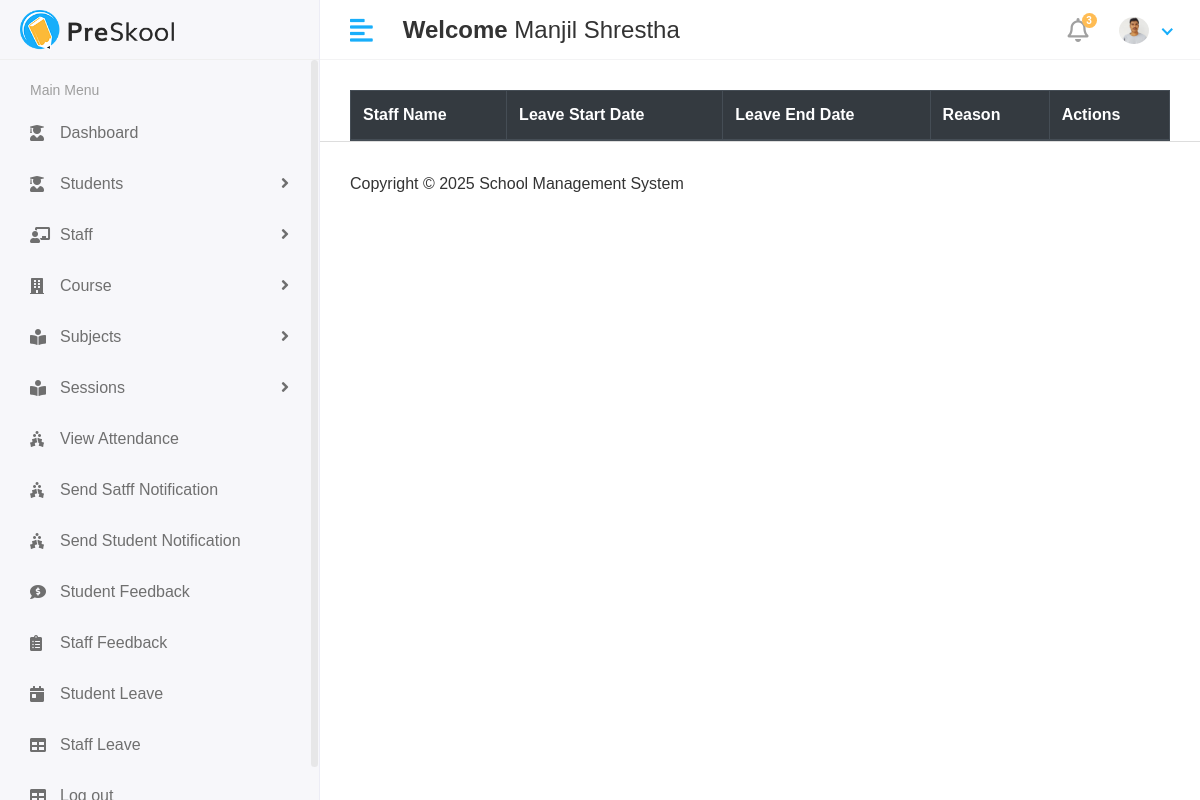
/Hod/Staff/leave_view (signed in), run on an earlier commit of the app's database.
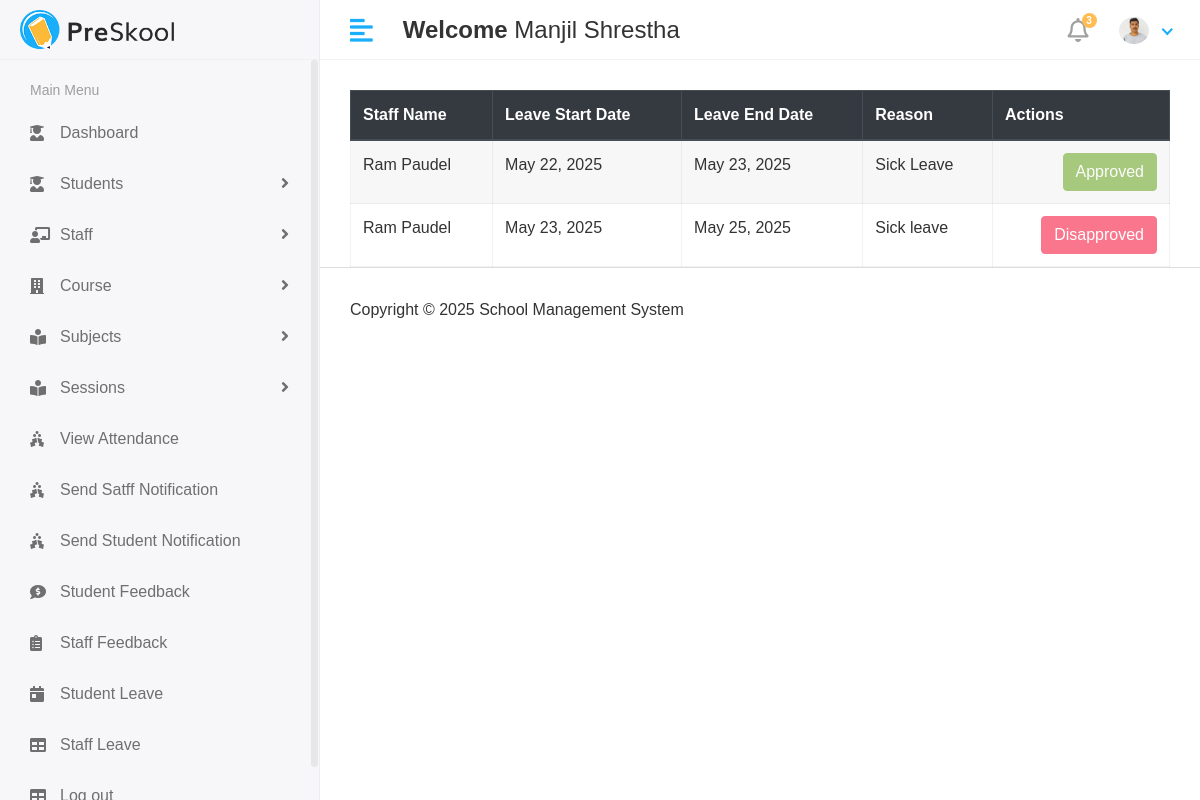
And on a later commit of the database.
### app/models.py (models this page shows, shortened)
class CustomUser(AbstractUser):
   USER= (
      (1,'hod'),
      (2,'staff'),
      (3,'student'),
    )
   user_type=models.CharField(choices=USER,max_length=50,default=1)
   profile_pic = models.ImageField(upload_to='media/profile_pics')

class staff_leave(models.Model):
    staff_id = models.ForeignKey(staff, on_delete=models.CASCADE)
    leave_start_date = models.DateField()
    leave_end_date = models.DateField()
    leave_message = models.TextField()
    leave_status = models.IntegerField(null=True,default=0)
    created_at = models.DateField(auto_now_add=True)
    updated_at = models.DateField(auto_now=True)

class staff(models.Model):
    admin = models.OneToOneField(CustomUser, on_delete=models.DO_NOTHING)
    address = models.TextField()
    gender = models.CharField(max_length=10)
    phone_number = models.TextField()
    created_at = models.DateField(auto_now_add=True)
    updated_at = models.DateField(auto_now=True)

### school_management_system/Hod_Views.py (the view)
# urls.py: path('Hod/Staff/leave_view',Hod_Views.view_staff_leave,name='view_staff_leave'),
@login_required(login_url='/')
def view_staff_leave(request):
    staff_leave_obj = staff_leave.objects.all()
    context = {
        'staff_leave_obj': staff_leave_obj,
    }
    return render(request, 'Hod/view_staff_leave.html',context)

### templates/Hod/view_staff_leave.html (shortened to what this page needs)
{% extends 'base.html'%}
{% block content%}
 <div class="table-responsive">
        <table id="studentTable" class="table table-striped table-bordered" style="width: 100%; background: #fff;">
            <thead class="thead-dark">
                <tr>
                    <th>Staff Name</th>
                    <th>Leave Start Date</th>
                    <th>Leave End Date</th>
                    <th>Reason</th>
                    <th>Actions</th>
                </tr>
            </thead>
            <tbody>
                {% for i in staff_leave_obj %}
                <tr>
                    <td>{{ i.staff_id.admin.first_name}}&nbsp;{{i.staff_id.admin.last_name}}</td>
                    <td>{{ i.leave_start_date }}</td>
                    <td>{{ i.leave_end_date }}</td>
                    <td>{{ i.leave_message }}</td>
                    <td class ="text-right">
                        <div class ="actions">
                            {% if i.leave_status == 0%}
                            <a href={% url 'staff_approve_leave' i.id %} class="btn btn-success "> Approve </a>
                            <a href={% url 'staff_disapprove_leave' i.id  %} class="btn btn-danger "> Disapprove </a>
                            {%elif i.leave_status == 1%}
                            <button class="btn btn-success " disabled = "disabled"> Approved</button>
                            {%else%}
                            <button class="btn btn-danger " disabled = "disabled"> Disapproved</button>
                            {%endif%}
                    </td>
                </tr>
                {% endfor %}
            </tbody>
        </table>
    </div>
{%endblock%}

### templates/base.html (shortened to what this page needs)
<!DOCTYPE html>
{% load static %}
<html lang="en">
<head>
    <link rel="stylesheet" href="{% static 'assets/plugins/bootstrap/css/bootstrap.min.css' %}">
    <link rel="stylesheet" href="{% static 'assets/plugins/fontawesome/css/fontawesome.min.css' %}">
    <link rel="stylesheet" href="{% static 'assets/plugins/fontawesome/css/all.min.css' %}">
    <link rel="stylesheet" href="{% static 'assets/css/style.css' %}">
</head>
<body>
    <div class="main-wrapper">
        {% include 'includes/header.html' %}
        {% include 'includes/sidebar.html' %}
        <div class="page-wrapper">
            <div class="content container-fluid">
                {% block content %}
                {% endblock %}
            </div>
            {% include 'includes/footer.html' %}
        </div>
    </div>
</body>
</html>

### templates/includes/header.html (shortened to what this page needs)
{% load static %}
<div class="header">
            <div class="header-left">
               <a href="" class="logo">
               <img src="{% static 'assets/img/logo.png'%}" alt="Logo">
               </a>
            </div>
            <a href="javascript:void(0);" id="toggle_btn">
            <i class="fas fa-align-left"></i>
            </a>
            <div class="top-nav-search mt-3" >
               <h4><strong>Welcome</strong>&nbsp;<span>{{user.first_name}} {{user.last_name}}</span></h4>
            </div>
            <ul class="nav user-menu">
               <li class="nav-item dropdown noti-dropdown">
                  <a href="#" class="dropdown-toggle nav-link" data-toggle="dropdown">
                  <i class="far fa-bell"></i> <span class="badge badge-pill">3</span>
                  </a>
               </li>
               <li class="nav-item dropdown has-arrow">
                  <a href="#" class="dropdown-toggle nav-link" data-toggle="dropdown">
                    <span class="user-img">
                     {% if user.profile_pic and user.profile_pic.url %}
                        <span class="user-img">
                           <img class="rounded-circle" src="{{ user.profile_pic.url }}" width="30" alt="Profile">
                        </span>
                     {% else %}
                        <span class="user-img">
                           <img class="rounded-circle" src="{% static 'assets/img/noimg.png' %}" width="30" alt="Profile">
                           <span class="status online"></span>
                        </span>
                     {% endif %}
                                 </span>
                  </a>
               </li>
            </ul>
         </div>

### templates/includes/sidebar.html (shortened to what this page needs)
<div class="sidebar" id="sidebar">
            <div class="sidebar-inner slimscroll">
               <div id="sidebar-menu" class="sidebar-menu">
                  {% if user.user_type == '1' %}
                  <ul>
                     <li class="menu-title">
                        <span>Main Menu</span>
                     </li>
                     <li class="submenu active">
                     <li> <a href="{% url 'home' %}"><i class="fas fa-user-graduate"></i> <span> Dashboard</span> </a></li>
                     </li>
                     <li class="submenu">
                        <a href="#"><i class="fas fa-user-graduate"></i> <span> Students</span> <span class="menu-arrow"></span></a>
                     </li>
                     <li class="submenu">
                        <a href="#"><i class="fas fa-chalkboard-teacher"></i> <span> Staff </span> <span class="menu-arrow"></span></a>
                     </li>
                     <li class="submenu">
                        <a href="#"><i class="fas fa-building"></i> <span> Course</span> <span class="menu-arrow"></span></a>
                     </li>
                     <li class="submenu">
                        <a href="#"><i class="fas fa-book-reader"></i> <span> Subjects</span> <span class="menu-arrow"></span></a>
                     </li>
                     <li class="submenu">
                        <a href="#"><i class="fas fa-book-reader"></i> <span> Sessions</span> <span class="menu-arrow"></span></a>
                     </li>
                     <li>
                        <a href="holiday.html"><i class="fas fa-holly-berry"></i> <span>View Attendance</span></a>
                     </li>
                     <li>
                        <a href="{% url 'send_staff_notification' %}"><i class="fas fa-holly-berry"></i> <span>Send Satff Notification</span></a>
                     </li>
                     <li>
                        <a href="{% url 'send_student_notification' %}"><i class="fas fa-holly-berry"></i> <span>Send Student Notification</span></a>
                     </li>
                     <li>
                        <a href="{% url 'student_feedback_reply'%}"><i class="fas fa-comment-dollar"></i> <span>Student Feedback</span></a>
                     </li>
                     <li>
                        <a href="{% url 'staff_feedback_reply' %}"><i class="fas fa-clipboard-list"></i> <span>Staff Feedback</span></a>
                     </li>
                     <li>
                        <a href="{% url 'view_student_leave'%}"><i class="fas fa-calendar-day"></i> <span>Student Leave</span></a>
                     </li>
                     <li>
                        <a href={% url 'view_staff_leave' %}><i class="fas fa-table"></i> <span>Staff Leave</span></a>
                     </li>
                     <li>
                        <a href={%url 'logout' %}><i class="fas fa-table"></i> <span>Log out</span></a>
                     </li>
                  </ul>
                  {%endif%}
               </div>
            </div>
         </div>

### templates/includes/footer.html
<footer>
               <p>Copyright © 2025 School Management System</p>
            </footer>

What changed in the data, as far as the page shows it:
added staff_leave: staff_id.admin.first_name "Ram", staff_id.admin.last_name "Paudel", leave_start_date "May 22, 2025", leave_end_date "May 23, 2025", leave_message "Sick Leave", leave_status "Approved"
added staff_leave: staff_id.admin.first_name "Ram", staff_id.admin.last_name "Paudel", leave_start_date "May 23, 2025", leave_end_date "May 25, 2025", leave_message "Sick leave", leave_status "Disapproved"
